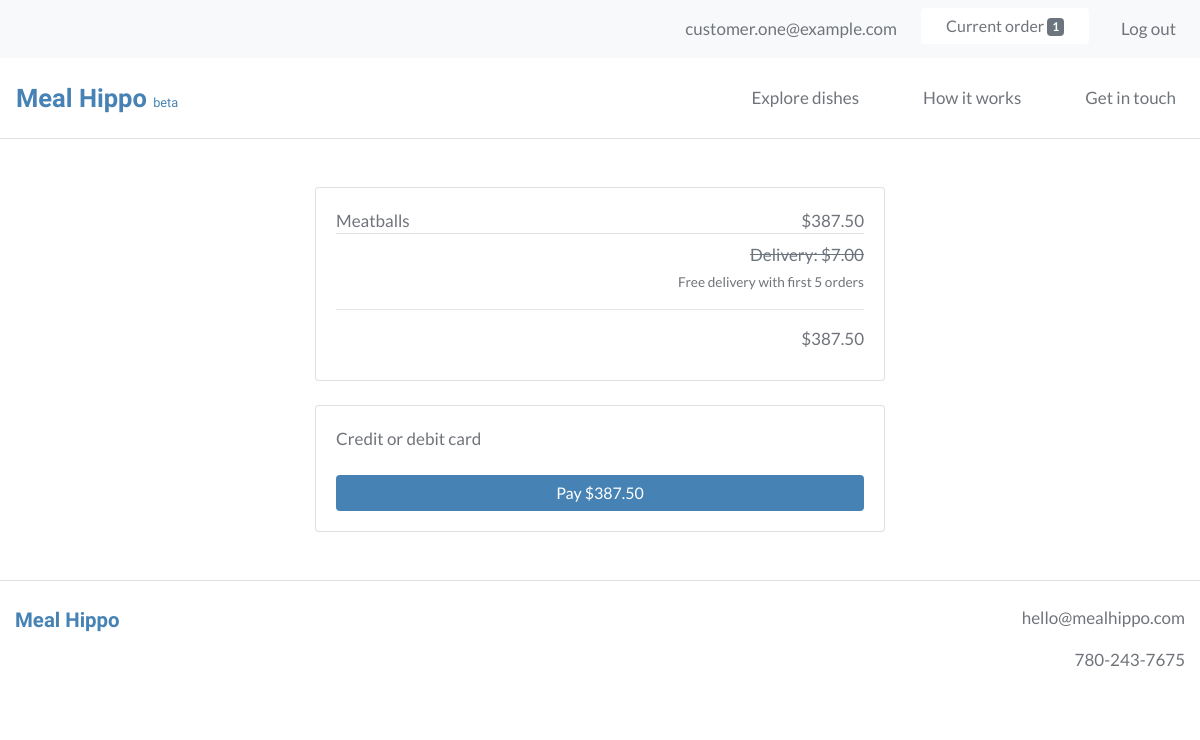
Page /order/payment (signed in) on the earlier database version.
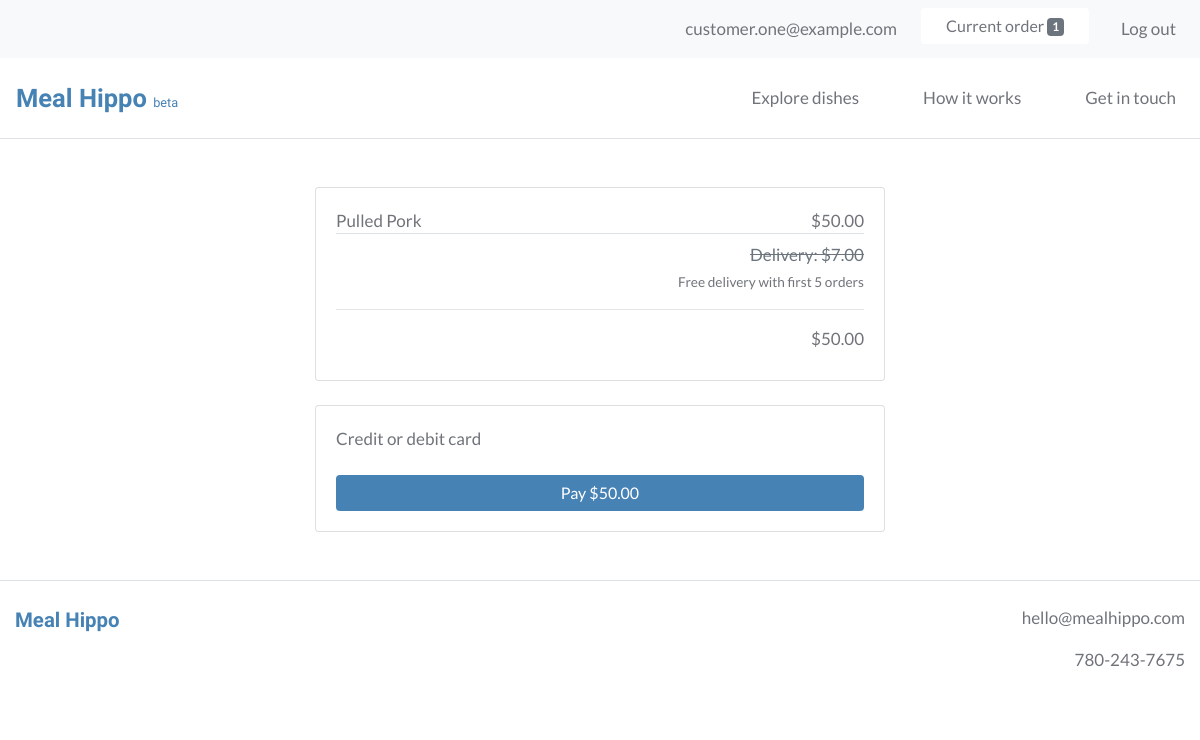
Same page on the later database version.
### webplatform/models.py (models this page shows, shortened)
class OrderItem(models.Model):
    user = models.ForeignKey(settings.AUTH_USER_MODEL, on_delete=models.CASCADE)
    item = models.ForeignKey(Item, on_delete=models.CASCADE)
    quantity = models.IntegerField(default=1)
    is_completed = models.BooleanField(default=False)
    def get_total_item_price(self):
        return self.quantity * self.item.price

class Item(models.Model):
    supplier = models.ForeignKey(Supplier, on_delete=models.CASCADE)
    name = models.CharField(max_length=100)
    description = models.TextField()
    price = models.FloatField()
    minimum_portions = models.IntegerField(blank=True, null=True)
    portion_increment = models.IntegerField(blank=True, null=True)
    minimum_lead_time = models.IntegerField(blank=True, null=True)
    is_active = models.BooleanField()
    created_at = models.DateTimeField(auto_now_add=True)
    modified_at = models.DateTimeField(auto_now=True)

class Order(models.Model):
    user = models.ForeignKey(settings.AUTH_USER_MODEL, on_delete=models.CASCADE)
    items = models.ManyToManyField(OrderItem)
    delivery_date = models.DateField(null=True)
    delivery_time = models.TimeField(null=True)
    is_completed = models.BooleanField(default=False)
    payment = models.ForeignKey(Payment, on_delete=models.SET_NULL, blank=True, null=True)
    created_at = models.DateTimeField(auto_now_add=True)
    modified_at = models.DateTimeField(auto_now=True)
    def get_total_order_price(self):
        total_order_price = 0
        for item in self.items.all():
            total_order_price += item.get_total_item_price()
        return total_order_price

### webplatform/views.py (the view, shortened to what this page needs)
# urls.py: path('order/payment', views.OrderPaymentView.as_view(), name='order_payment_view'),
class OrderPaymentView(LoginRequiredMixin, View):
    def get(self, *args, **kwargs):
        order = models.Order.objects.get(user=self.request.user, is_completed=False)
        order_items = order.items.all()
        context = {
            'order': order,
            'order_items': order_items,
            'stripe_pk': settings.STRIPE_API_PUBLISHABLE_KEY,
        }
        return render(self.request, 'webplatform/order_payment_view.html', context)

### webplatform/templatetags/cart_templatetags.py (called while the page is built)
@register.filter
def cart_item_count(user):
    if user.is_authenticated:
        queryset = models.Order.objects.filter(user=user, is_completed=False)
        if queryset.exists():
            return queryset[0].items.count()
    return 0

### webplatform/templates/webplatform/order_payment_view.html (shortened to what this page needs)
{% extends 'base.html' %}
{% load static %}
{% load crispy_forms_tags %}
{% load humanize %}
{% block content %}
<div class="container-fluid my-5">
  <div class="row">
    <div class="col-lg-6 offset-lg-3 col-md-8 offset-md-2 col-12">
      <div class="card">
        <div class="card-body">
          <div class="container">
            {% for order_item in order_items %}
              <div class="row">
                <div class="col text-left px-0">
                  {{ order_item.item.name }}
                </div>
                <div class="col text-right px-0">
                  ${{ order_item.get_total_item_price|floatformat:2|intcomma }}
                </div>
              </div>
            {% endfor %}
          </div>
          <div class="container">
            <div class="row border-top py-2">
              <div class="col text-right px-0">
								<s class="text-secondary">Delivery: $7.00</s>
                <p><small>Free delivery with first 5 orders</small></p>
                <hr>
                ${{ order.get_total_order_price|floatformat:2|intcomma }}
              </div>
            </div>
          </div>
        </div>
      </div>
      <div class="card mt-4">
        <div class="card-body">
          <form action="" method="post" id="payment-form">
            <div class="mb-3">
            	<label for="card-element">
            		Credit or debit card
            	</label>
            </div>
            <button class="btn btn-primary btn-block">Pay ${{ order.get_total_order_price|floatformat:2|intcomma }}</button>
          </form>
        </div>
      </div>
    </div>
  </div>
</div>
{% endblock %}

Differences in the rows shown:
removed OrderItem: item.name "Meatballs", get_total_item_price "387.50"
added OrderItem: item.name "Pulled Pork", get_total_item_price "50.00"
computed for Order: get_total_order_price "387.50" → "50.00"
